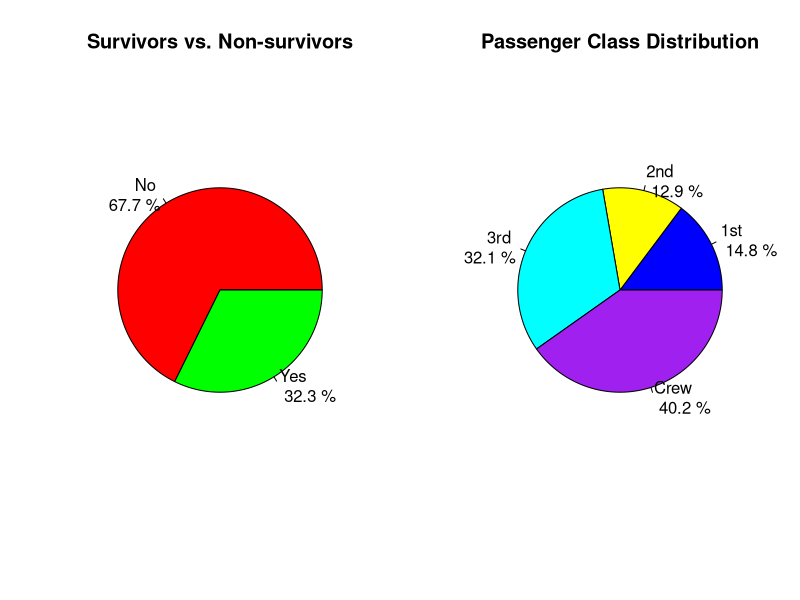

The R script that drew this image:
# Load the Titanic dataset
data("Titanic")
titanic_df <- as.data.frame(Titanic)

# Table for survivors vs. non-survivors
survival_table <- xtabs(Freq ~ Survived, data = titanic_df)

# Table for class distribution
class_table <- xtabs(Freq ~ Class, data = titanic_df)

# Set up the plotting area to display two plots side by side
par(mfrow = c(1, 2))

# Pie chart for survivors vs. non-survivors
pie(survival_table, 
    main = "Survivors vs. Non-survivors",
    col = c("red", "green"),
    labels = paste(names(survival_table), "\n", round(100 * survival_table / sum(survival_table), 1), "%"))

# Pie chart for class distribution
pie(class_table, 
    main = "Passenger Class Distribution",
    col = c("blue", "yellow", "cyan", "purple"),
    labels = paste(names(class_table), "\n", round(100 * class_table / sum(class_table), 1), "%"))
